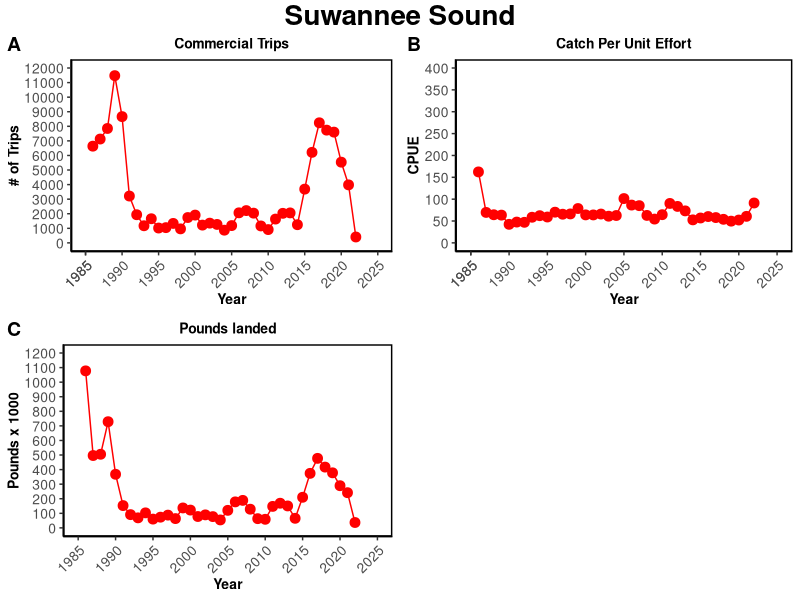
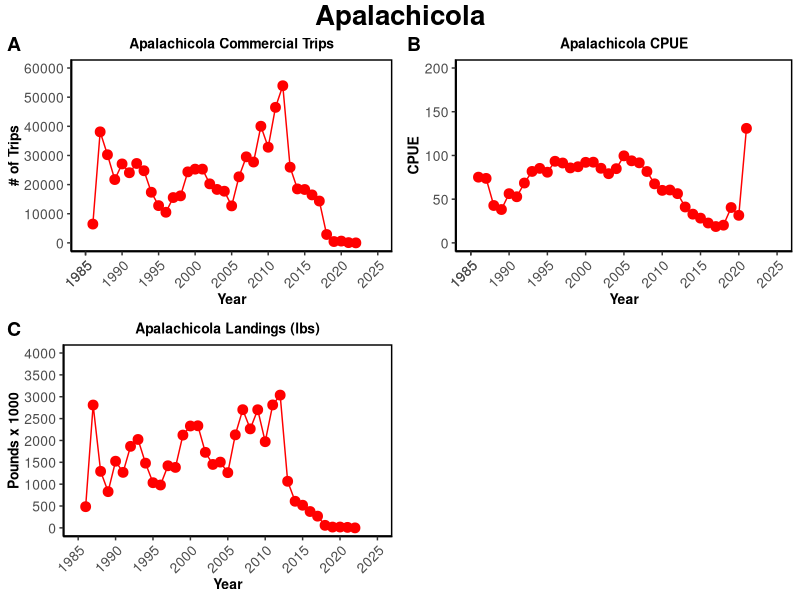
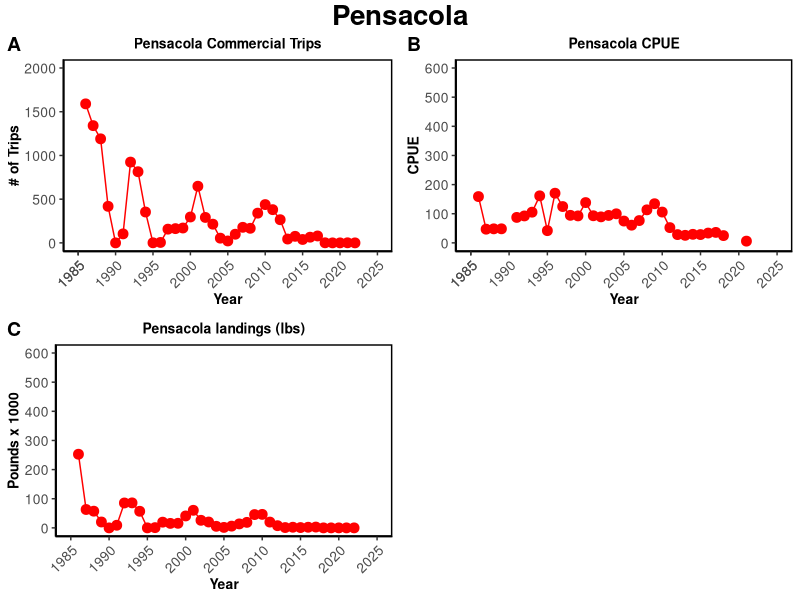
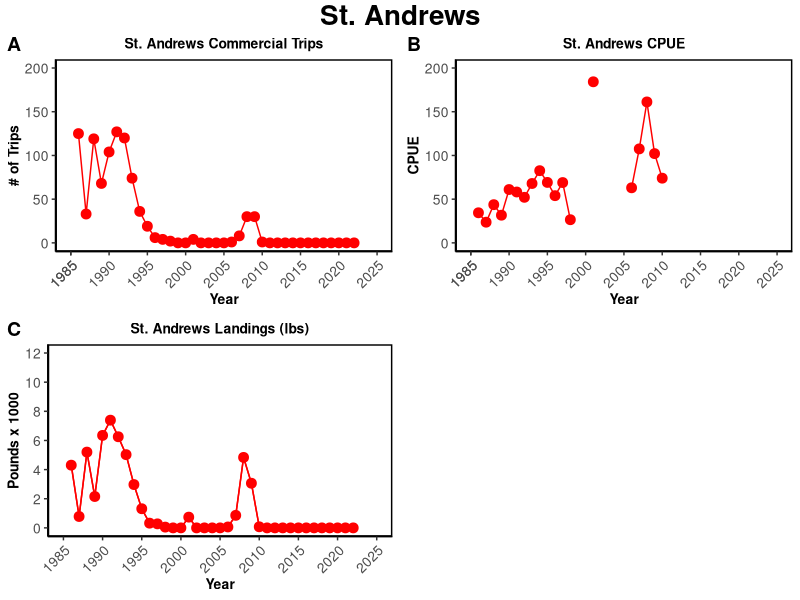
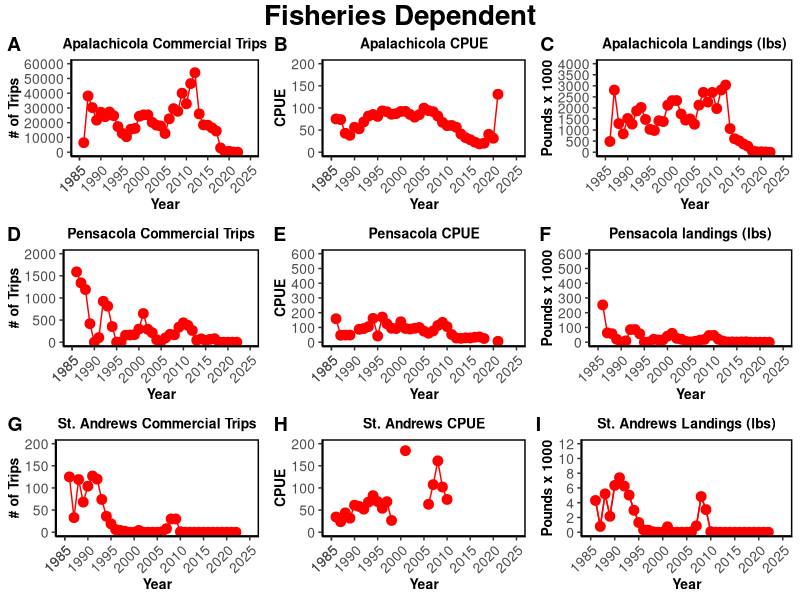
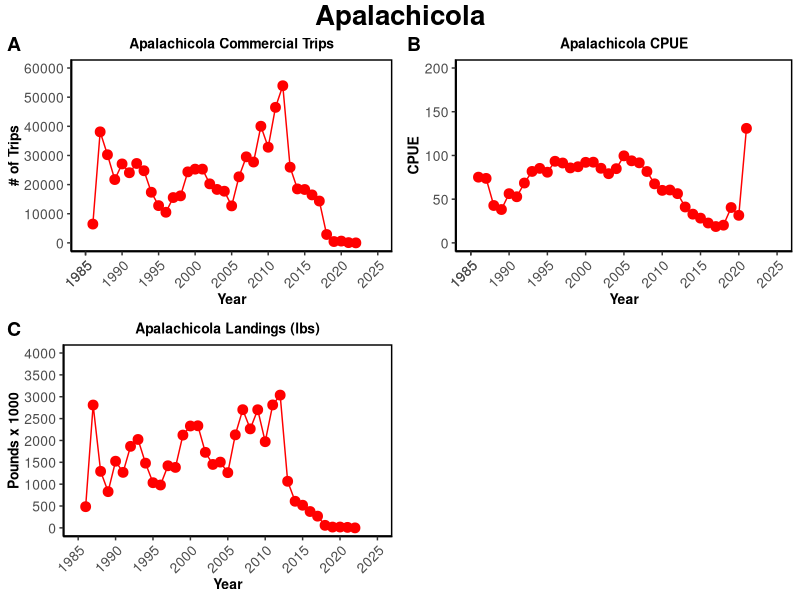
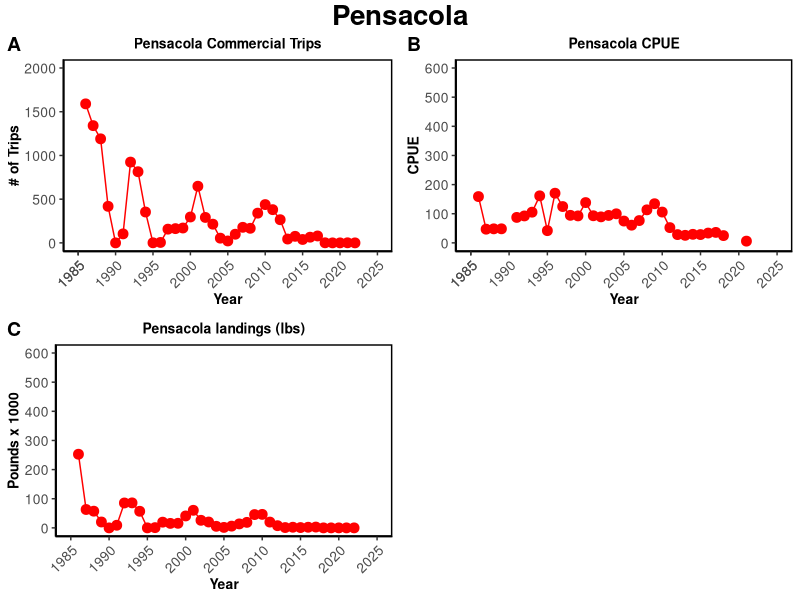
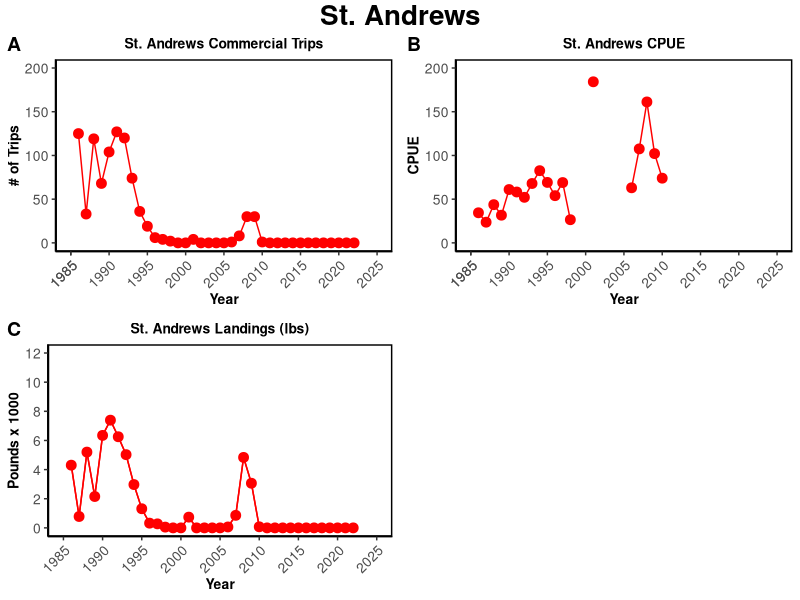

Reproduce these figures in R, in order.
### Conversions for oyster landings data ###
# Goal - to get the volume of shell removed each year based off of the landings data
# to do this we must somehow convert the meat weight provided in the landings data to the volume of shell
# we can do this by
# meat weight --> # of bushels --> # of oysters --> meat weight per oyster --> pounds to grams --> dry weight --> height --> volume per oyster --> total volume

## Harvest Areas of interest and the counties used to represent them ##
#Suwannee = Dixie and Levy
#Apalachicola = Gulf and Franklin
#Pensacola = Santa Rosa and Escambia
#Choctawhatchee/St. Andrew = Ocaloosa and Walton


setwd("~/Git/AB_DEP/Landings_threebay")

library(dplyr)
library(ggplot2)
library(ggpubr)

## reading in the landings data and cleaning it up to include only the counties we are interested in ##

post_1984 <- read.csv("oyster_landings_by_county_84to22.csv", header = TRUE)

pst2<- subset(post_1984, post_1984$Year > 1985)

post_1984 <- pst2

#post_1984 <- select(post_1984, Year, County_Landed, Pounds)

#Suwannee
Dixie <- filter(post_1984, County_Landed == "DIXIE")
Levy <- filter(post_1984, County_Landed == "LEVY")
Dixie <- select(Dixie, Year, Pounds, Trips, Average_Price, Estimated_Value)
Levy <- select(Levy, Year, Pounds, Trips, Average_Price, Estimated_Value)
colnames(Dixie) <- c("Year", "D.pounds","D.trips","D.avg_price","D.est.val") 
colnames(Levy) <- c("Year", "L.pounds","L.trips","L.avg_price","L.est.val") 
suw_counties <- full_join(Dixie, Levy, by = "Year")  # join the two together into one data frame so all the years are listed for each county so we can add them together later
Dixie1<-data.frame(Year=suw_counties$Year,   # separate the counties out again into their own data frames so we can add them together
                   pounds=suw_counties$D.pounds, 
                   trips=suw_counties$D.trips, 
                   avg_price=suw_counties$D.avg_price, 
                   est_val=suw_counties$D.est.val)
Levy1<-data.frame(Year=suw_counties$Year, 
                  pounds=suw_counties$L.pounds, 
                  trips=suw_counties$L.trips, 
                  avg_price=suw_counties$L.avg_price, 
                  est_val=suw_counties$L.est.val)
Levy1[is.na(Levy1)] <- 0 # replace NAs with 0 so we can add columns in the next step
Dixie1[is.na(Dixie1)] <- 0 # replace NAs with 0 so we can add columns in the next step
suw<-Dixie1+Levy1 # add Dixie and Levy data to consolidate into suwannee
suw$Year<-suw$Year/2 # fix the year

#Apalachicola
Gulf <- filter(post_1984, County_Landed == "GULF")
Franklin <- filter(post_1984, County_Landed == "FRANKLIN")
Gulf <- select(Gulf, Year, Pounds, Trips, Average_Price, Estimated_Value)
Franklin <- select(Franklin, Year, Pounds, Trips, Average_Price, Estimated_Value)
colnames(Gulf) <- c("Year", "G.pounds","G.trips","G.avg_price","G.est.val") 
colnames(Franklin) <- c("Year", "F.pounds","F.trips","F.avg_price","F.est.val") 
apa_counties <- full_join(Gulf, Franklin, by = "Year")  # join the two together into one data frame so all the years are listed for each county so we can add them together later
Gulf1<-data.frame(Year=apa_counties$Year,   # separate the counties out again into their own data frames so we can add them together
                   pounds=apa_counties$G.pounds, 
                   trips=apa_counties$G.trips, 
                   avg_price=apa_counties$G.avg_price, 
                   est_val=apa_counties$G.est.val)
Franklin1<-data.frame(Year=apa_counties$Year, 
                  pounds=apa_counties$F.pounds, 
                  trips=apa_counties$F.trips, 
                  avg_price=apa_counties$F.avg_price, 
                  est_val=apa_counties$F.est.val)
Franklin1[is.na(Franklin1)] <- 0 # replace NAs with 0 so we can add columns in the next step
Gulf1[is.na(Gulf1)] <- 0 # replace NAs with 0 so we can add columns in the next step
apa<-Gulf1+Franklin1 # add Gulf and Franklin data to consolidate into apalachicola
apa$Year<-apa$Year/2 # fix the year

#Pensacola
Santa_Rosa <- filter(post_1984, County_Landed == "SANTA ROSA")
Escambia <- filter(post_1984, County_Landed == "ESCAMBIA")
Santa_Rosa <- select(Santa_Rosa, Year, Pounds, Trips, Average_Price, Estimated_Value)
Escambia <- select(Escambia, Year, Pounds, Trips, Average_Price, Estimated_Value)
colnames(Santa_Rosa) <- c("Year", "SR.pounds","SR.trips","SR.avg_price","SR.est.val") 
colnames(Escambia) <- c("Year", "E.pounds","E.trips","E.avg_price","E.est.val") 
pens_counties <- full_join(Santa_Rosa, Escambia, by = "Year")  # join the two together into one data frame so all the years are listed for each county so we can add them together later
Santa_Rosa1<-data.frame(Year=pens_counties$Year,   # separate the counties out again into their own data frames so we can add them together
                  pounds=pens_counties$SR.pounds, 
                  trips=pens_counties$SR.trips, 
                  avg_price=pens_counties$SR.avg_price, 
                  est_val=pens_counties$SR.est.val)
Escambia1<-data.frame(Year=pens_counties$Year, 
                      pounds=pens_counties$E.pounds, 
                      trips=pens_counties$E.trips, 
                      avg_price=pens_counties$E.avg_price, 
                      est_val=pens_counties$E.est.val)
Escambia1[is.na(Escambia1)] <- 0 # replace NAs with 0 so we can add columns in the next step
Santa_Rosa1[is.na(Santa_Rosa1)] <- 0 # replace NAs with 0 so we can add columns in the next step
pens<-Santa_Rosa1+Escambia1 # add Santa_Rosa and Escambia data to consolidate into pensacola
pens$Year<-pens$Year/2 # fix the year

#Choctawhatchee/St. Andrew
Okaloosa <- filter(post_1984, County_Landed == "OKALOOSA")
Walton <- filter(post_1984, County_Landed == "WALTON")
Okaloosa <- select(Okaloosa, Year, Pounds, Trips, Average_Price, Estimated_Value)
Walton <- select(Walton, Year, Pounds, Trips, Average_Price, Estimated_Value)
colnames(Okaloosa) <- c("Year", "O.pounds","O.trips","O.avg_price","O.est.val") 
colnames(Walton) <- c("Year", "W.pounds","W.trips","W.avg_price","W.est.val") 
choc_counties <- full_join(Okaloosa, Walton, by = "Year")  # join the two together into one data frame so all the years are listed for each county so we can add them together later
Okaloosa1<-data.frame(Year=choc_counties$Year,   # separate the counties out again into their own data frames so we can add them together
                  pounds=choc_counties$O.pounds, 
                  trips=choc_counties$O.trips, 
                  avg_price=choc_counties$O.avg_price, 
                  est_val=choc_counties$O.est.val)
Walton1<-data.frame(Year=choc_counties$Year, 
                      pounds=choc_counties$W.pounds, 
                      trips=choc_counties$W.trips, 
                      avg_price=choc_counties$W.avg_price, 
                      est_val=choc_counties$W.est.val)
Walton1[is.na(Walton1)] <- 0 # replace NAs with 0 so we can add columns in the next step
Okaloosa1[is.na(Okaloosa1)] <- 0 # replace NAs with 0 so we can add columns in the next step
choc<-Okaloosa1+Walton1 # add Okaloosa and Walton data to consolidate into choctawhatchee
choc$Year<-choc$Year/2 # fix the year



suw <- select(suw, Year, pounds, trips, avg_price, est_val)
apa <- select(apa, Year, pounds, trips, avg_price, est_val)
pens <- select(pens, Year, pounds, trips, avg_price, est_val)
choc <- select(choc, Year, pounds, trips, avg_price, est_val)


colnames(suw) <- c("Year", "suw.pounds","suw.trips","suw.avg_price","suw.est.val") 
colnames(apa) <- c("Year", "apa.pounds","apa.trips","apa.avg_price","apa.est.val") 
colnames(pens) <- c("Year", "pens.pounds","pens.trips","pens.avg_price","pens.est.val") 
colnames(choc) <- c("Year", "choc.pounds","choc.trips","choc.avg_price","choc.est.val") 


landings_84to22 <- full_join(suw, apa, by = "Year")
landings_84to22 <- full_join(landings_84to22, pens, by="Year")
landings_84to22 <- full_join(landings_84to22, choc, by="Year") # this is the cleaned landings data we will use

## Now we start the conversions

# converting the meat weight from the landings data to the number of bushels
landings_84to22$suw.bushels<-landings_84to22$suw.pounds/6.5625  #from FWC conversion factors
landings_84to22$apa.bushels<-landings_84to22$apa.pounds/6.5625
landings_84to22$pens.bushels<-landings_84to22$pens.pounds/6.5625
landings_84to22$choc.bushels<-landings_84to22$choc.pounds/6.5625

#converting the # of bushels to the # of oysters
landings_84to22$suw.count<-landings_84to22$suw.bushels*225  #from Berrigan paper
landings_84to22$apa.count<-landings_84to22$apa.bushels*225
landings_84to22$pens.count<-landings_84to22$pens.bushels*225
landings_84to22$choc.count<-landings_84to22$choc.bushels*225

#converting from # of oysters to meat weight per oyster
landings_84to22$suw.ind_wt<-landings_84to22$suw.pounds/landings_84to22$suw.count
landings_84to22$apa.ind_wt<-landings_84to22$apa.pounds/landings_84to22$apa.count
landings_84to22$pens.ind_wt<-landings_84to22$pens.pounds/landings_84to22$pens.count
landings_84to22$choc.ind_wt<-landings_84to22$choc.pounds/landings_84to22$choc.count

#convert from pounds to grams
landings_84to22$suw.grams<-landings_84to22$suw.ind_wt*453.592
landings_84to22$apa.grams<-landings_84to22$apa.ind_wt*453.592
landings_84to22$pens.grams<-landings_84to22$pens.ind_wt*453.592
landings_84to22$choc.grams<-landings_84to22$choc.ind_wt*453.592

#for later use
land<-landings_84to22


#### using the minimum harvest size height (75mm)

#converting from height to volume
land$logvol_suw_2<-75*0.034867+0.928140 #from Hajovsky et al
land$vol_suw_2<-exp(land$logvol_suw_2)
land$logvol_apa_2<-75*0.034867+0.928140
land$vol_apa_2<-exp(land$logvol_apa_2)
land$logvol_pens_2<-75*0.034867+0.928140
land$vol_pens_2<-exp(land$logvol_pens_2)
land$logvol_choc_2<-75*0.034867+0.928140
land$vol_choc_2<-exp(land$logvol_choc_2)

#convert from individual oyster volume to total volume per county per year
land$tot_vol_S_2<-land$vol_suw_2*land$suw.count
land$tot_vol_A_2<-land$vol_apa_2*land$apa.count
land$tot_vol_P_2<-land$vol_pens_2*land$pens.count
land$tot_vol_C_2<-land$vol_choc_2*land$choc.count

#convert from mL to meters cubed
land$Vol_S_m3_2<-land$tot_vol_S_2*0.000001
land$Vol_A_m3_2<-land$tot_vol_A_2*0.000001
land$Vol_P_m3_2<-land$tot_vol_P_2*0.000001
land$Vol_C_m3_2<-land$tot_vol_C_2*0.000001

#calculating the number of lone cabbages
LC<-16000/1.308 #yards to meters
land[is.na(land)] = 0
land$num_LC_suw<-land$Vol_S_m3_2/LC
land$num_LC_apa<-land$Vol_A_m3_2/LC
land$num_LC_pens<-land$Vol_P_m3_2/LC
land$num_LC_choc<-land$Vol_C_m3_2/LC

# Calculate CPUE, this is catch/trips
land$suw.CPUE<-land$suw.pounds/land$suw.trips
land$apa.CPUE<-land$apa.pounds/land$apa.trips
land$pens.CPUE<-land$pens.pounds/land$pens.trips
land$choc.CPUE<-land$choc.pounds/land$choc.trips


#plots

names(land)



d1 <- land %>% 
  dplyr::select(Year, suw.pounds,suw.trips,suw.avg_price,suw.CPUE,Vol_S_m3_2)

names(d1) <- c("Year", "suw.pounds","suw.trips","suw.price","suw.cpue","suw.removed" )
  
names(d1)


#### Plots for Suwannee Sound ####
#number of cubic meters removed from suwannee sound
s1<-ggplot(data = d1, aes(x = Year, y = suw.removed)) +
  geom_point(colour ="red", size=3) +   geom_line(colour ="red")+
  theme_classic()+
  scale_x_continuous(limits=c(1985,2025),breaks=c(1985, 1985, 1990,
                                                  1995,2000, 2005, 2010,2015,2020, 2025)) +
  scale_y_continuous(limits=c(0,1400),breaks=c(0,200,400,600, 800, 1000, 1200, 1400))+
  theme(axis.text=element_text(size=10),
        axis.title=element_text(size=10),
        plot.title =element_text(size=10, hjust = 0.5),
        axis.text.x = element_text(angle = 45, hjust = 1),
        panel.border = element_rect(color = "black", size = 1, fill = NA, 
                                    linetype="solid")) +
  labs(title = "Shell Material Removed",
       y = "Cubic Meters Removed")


#number of trips in suwannee sound
s2<-ggplot(data = d1, aes(x = Year, y = suw.trips)) +
  
  geom_point(colour ="red", size=3) +   geom_line(colour ="red")+
  theme_classic()+
  scale_x_continuous(limits=c(1985,2025),breaks=c(1985, 1985, 1990,
                                                  1995,2000, 2005, 2010,2015,2020, 2025)) +
  scale_y_continuous(limits=c(0,12000),breaks=c(seq(0,12000, by= 1000))) +
  theme(axis.text=element_text(size=10),axis.title=element_text(size=10,
                                                                face="bold"),
        plot.title =element_text(size=10, face='bold', hjust = 0.5),
        axis.text.x = element_text(angle = 45, hjust = 1),
        panel.border = element_rect(color = "black", size = 1, fill = NA, 
                                    linetype="solid")) +
  labs(title = "Commercial Trips",
       y = "# of Trips")

# CPUE for Suwannee Sound
s3<-ggplot(data=d1, aes(x=Year, y=suw.cpue))+
  geom_point(colour ="red", size=3) +   geom_line(colour ="red")+
  theme_classic()+
  scale_x_continuous(limits=c(1985,2025),breaks=c(1985, 1985, 1990,1995,2000, 2005, 
                                                  2010,2015,2020,2025)) +
  scale_y_continuous(limits=c(0,400),breaks=c(0,50,100,150,200,250,300,350,400))+
  theme(axis.text=element_text(size=10),axis.title=element_text(size=10,
                                                                face="bold"),
        plot.title =element_text(size=10, face='bold', hjust = 0.5),
        axis.text.x = element_text(angle = 45, hjust = 1),
        panel.border = element_rect(color = "black", size = 1, fill = NA, 
                                    linetype="solid")) +
  labs(title = "Catch Per Unit Effort",
       y = "CPUE")

#landings in Suwannee sound
s4<-ggplot(data = d1, aes(x = Year, y = suw.pounds/1000)) +
    geom_point(colour ="red", size=3) +   geom_line(colour ="red")+
    theme_classic()+
    scale_x_continuous(limits=c(1985,2025),breaks=c(1985,1990, 1995, 2000, 2005, 
                                                    2010,2015,2020,2025)) +
    scale_y_continuous(limits=c(0,1200),breaks=c(0, 100, 200, 300, 400, 500, 600, 700, 
                                                   800, 900, 1000, 1100, 1200))+
    theme(axis.text=element_text(size=10),axis.title=element_text(size=10,
                                                                  face="bold"),
          plot.title =element_text(size=10, face='bold', hjust = 0.5),
          axis.text.x = element_text(angle = 45, hjust = 1),
          panel.border = element_rect(color = "black", size = 1, fill = NA, 
                                      linetype="solid")) +
    labs(title = "Pounds landed",
         y = "Pounds x 1000")

suw_fig<-ggarrange(s2,s3,s4, 
                    labels = c("A", "B", "C", "D"),
                    ncol = 2, nrow = 2)
annotate_figure(suw_fig,
                top = text_grob("Suwannee Sound", color = "black", face = "bold", size = 20))

#ggsave("suwannee_dependent.pdf", width = 10, height = 10)

#### Apalachicola ####
d2 <- land %>% 
  dplyr::select(Year, apa.pounds,apa.trips,apa.avg_price,apa.CPUE,Vol_A_m3_2)

names(d2) <- c("Year", "apa.pounds","apa.trips","apa.price","apa.cpue","apa.removed")

names(d2)

#### Plots for Apalachicola ####
#number of cubic meters removed from Apalachicola sound
a1<-ggplot(data = d2, aes(x = Year, y = apa.removed)) +
  geom_point(colour ="red", size=3) +   geom_line(colour ="red")+
  theme_classic()+
  scale_x_continuous(limits=c(1985,2025),breaks=c(1985,1985,1990,1995,2000,2005,2010,2015,2020,2025))+
  scale_y_continuous(limits=c(0,1400),breaks=c(0,200,400,600,800,1000,1200,1400))+
  theme(axis.text=element_text(size=10),
        axis.title=element_text(size=10),
        plot.title =element_text(size=10, hjust = 0.5),
        axis.text.x = element_text(angle = 45, hjust = 1),
        panel.border = element_rect(color = "black", size = 1, fill = NA, 
                                    linetype="solid")) +
  labs(title = "Shell Material Removed",
       y = "Cubic Meters Removed")


#number of trips in apalachicola
a2<-ggplot(data = d2, aes(x = Year, y = apa.trips)) +
  
  geom_point(colour ="red", size=3) +   geom_line(colour ="red")+
  theme_classic()+
  scale_x_continuous(limits=c(1985,2025),breaks=c(1985, 1985, 1990,
                                                  1995,2000, 2005, 2010,2015,2020, 2025)) +
  scale_y_continuous(limits=c(0,60000),breaks=c(0,10000,20000,30000,40000,50000, 60000)) +
  theme(axis.text=element_text(size=10),axis.title=element_text(size=10,
                                                                face="bold"),
        plot.title =element_text(size=10, face='bold', hjust = 0.5),
        axis.text.x = element_text(angle = 45, hjust = 1),
        panel.border = element_rect(color = "black", size = 1, fill = NA, 
                                    linetype="solid")) +
  labs(title = "Apalachicola Commercial Trips",
       y = "# of Trips")

# CPUE for Apalachicola
a3<-ggplot(data=d2, aes(x=Year, y=apa.cpue))+
  geom_point(colour ="red", size=3) +   geom_line(colour ="red")+
  theme_classic()+
  scale_x_continuous(limits=c(1985,2025),breaks=c(1985, 1985, 1990,1995,2000, 2005, 
                                                  2010,2015,2020,2025)) +
  scale_y_continuous(limits=c(0,200),breaks=c(0,50,100,150,200))+
  theme(axis.text=element_text(size=10),axis.title=element_text(size=10,
                                                                face="bold"),
        plot.title =element_text(size=10, face='bold', hjust = 0.5),
        axis.text.x = element_text(angle = 45, hjust = 1),
        panel.border = element_rect(color = "black", size = 1, fill = NA, 
                                    linetype="solid")) +
  labs(title = "Apalachicola CPUE",
       y = "CPUE")

#landings in Apalachicola
a4<-ggplot(data = d2, aes(x = Year, y = apa.pounds/1000)) +
  geom_point(colour ="red", size=3) +   geom_line(colour ="red")+
  theme_classic()+
  scale_x_continuous(limits=c(1985,2025),breaks=c(1985,1990, 1995, 2000, 2005, 
                                                  2010,2015,2020,2025)) +
  scale_y_continuous(limits=c(0,4000),breaks=c(0, 500, 1000, 1500, 2000, 2500, 3000, 3500, 
                                               4000))+
  theme(axis.text=element_text(size=10),axis.title=element_text(size=10,
                                                                face="bold"),
        plot.title =element_text(size=10, face='bold', hjust = 0.5),
        axis.text.x = element_text(angle = 45, hjust = 1),
        panel.border = element_rect(color = "black", size = 1, fill = NA, 
                                    linetype="solid")) +
  labs(title = "Apalachicola Landings (lbs)",
       y = "Pounds x 1000")

apa_fig<-ggarrange(a2,a3,a4, 
                   labels = c("A", "B", "C", "D"),
                   ncol = 2, nrow = 2)
annotate_figure(apa_fig,
                top = text_grob("Apalachicola", color = "black", face = "bold", size = 20))

ggsave("apalach_dependent.pdf", width = 10, height = 10)


#### Pensacola ####
#volume in meters cubed of shell material removed from Pensacola
d3 <- land %>% 
  dplyr::select(Year, pens.pounds,pens.trips,pens.avg_price,pens.CPUE,Vol_A_m3_2)

names(d3) <- c("Year", "pen.pounds","pen.trips","pen.price","pen.cpue","pen.removed")

#### Plots for pensacola ####
#number of cubic meters removed from pensacola sound
p1<-ggplot(data = d3, aes(x = Year, y = pen.removed)) +
  geom_point(colour ="red", size=3) +   geom_line(colour ="red")+
  theme_classic()+
  scale_x_continuous(limits=c(1985,2025),breaks=c(1985,1985,1990,1995,2000,2005,2010,2015,2020,2025))+
  scale_y_continuous(limits=c(0,4000),breaks=c(seq(0,4000, by= 500)))+
  theme(axis.text=element_text(size=10),
        axis.title=element_text(size=10),
        plot.title =element_text(size=10, hjust = 0.5),
        axis.text.x = element_text(angle = 45, hjust = 1),
        panel.border = element_rect(color = "black", size = 1, fill = NA, 
                                    linetype="solid")) +
  labs(title = "Shell Material Removed",
       y = "Cubic Meters Removed")

#number of trips in pensacola
p2<-ggplot(data = d3, aes(x = Year, y = pen.trips)) +
  
  geom_point(colour ="red", size=3) +   geom_line(colour ="red")+
  theme_classic()+
  scale_x_continuous(limits=c(1985,2025),breaks=c(1985, 1985, 1990,
                                                  1995,2000, 2005, 2010,2015,2020, 2025)) +
  scale_y_continuous(limits=c(0,2000),breaks=c(seq(0,2000, by= 500))) +
  theme(axis.text=element_text(size=10),axis.title=element_text(size=10,
                                                                face="bold"),
        plot.title =element_text(size=10, face='bold', hjust = 0.5),
        axis.text.x = element_text(angle = 45, hjust = 1),
        panel.border = element_rect(color = "black", size = 1, fill = NA, 
                                    linetype="solid")) +
  labs(title = "Pensacola Commercial Trips",
       y = "# of Trips")

# CPUE for pensacola
p3<-ggplot(data=d3, aes(x=Year, y=pen.cpue))+
  geom_point(colour ="red", size=3) +   geom_line(colour ="red")+
  theme_classic()+
  scale_x_continuous(limits=c(1985,2025),breaks=c(1985, 1985, 1990,1995,2000, 2005, 
                                                  2010,2015,2020,2025)) +
  scale_y_continuous(limits=c(0,600),breaks=c(seq(0,600, by= 100)))+
  theme(axis.text=element_text(size=10),axis.title=element_text(size=10,
                                                                face="bold"),
        plot.title =element_text(size=10, face='bold', hjust = 0.5),
        axis.text.x = element_text(angle = 45, hjust = 1),
        panel.border = element_rect(color = "black", size = 1, fill = NA, 
                                    linetype="solid")) +
  labs(title = "Pensacola CPUE",
       y = "CPUE")

#landings in pensacola
p4<-ggplot(data = d3, aes(x = Year, y = pen.pounds/1000)) +
  geom_point(colour ="red", size=3) +   geom_line(colour ="red")+
  theme_classic()+
  scale_x_continuous(limits=c(1985,2025),breaks=c(1985,1990, 1995, 2000, 2005, 
                                                  2010,2015,2020,2025)) +
  scale_y_continuous(limits=c(0,600),breaks=c(seq(0,600, by= 100)))+
  theme(axis.text=element_text(size=10),axis.title=element_text(size=10,
                                                                face="bold"),
        plot.title =element_text(size=10, face='bold', hjust = 0.5),
        axis.text.x = element_text(angle = 45, hjust = 1),
        panel.border = element_rect(color = "black", size = 1, fill = NA, 
                                    linetype="solid")) +
  labs(title = "Pensacola landings (lbs)",
       y = "Pounds x 1000")

pen_fig<-ggarrange(p2,p3,p4, 
                   labels = c("A", "B", "C", "D"),
                   ncol = 2, nrow = 2)
annotate_figure(pen_fig,
                top = text_grob("Pensacola", color = "black", face = "bold", size = 20))

ggsave("pensacola_dependent.pdf", width = 10, height = 10)


#### Choctawhatchee ####
d4 <- land %>% 
  dplyr::select(Year, choc.pounds,choc.trips,choc.avg_price,choc.CPUE,Vol_A_m3_2)

names(d4) <- c("Year", "choc.pounds","choc.trips","choc.price","choc.cpue","choc.removed")

#### Plots for St. Andrews ####
#number of cubic meters removed from St. Andrews sound
s1<-ggplot(data = d4, aes(x = Year, y = choc.removed)) +
  geom_point(colour ="red", size=3) +   geom_line(colour ="red")+
  theme_classic()+
  scale_x_continuous(limits=c(1985,2025),breaks=c(1985,1985,1990,1995,2000,2005,2010,2015,2020,2025))+
  scale_y_continuous(limits=c(0,4000),breaks=c(0,500,1000,1500,2000,2500,3000,3500,4000))+
  theme(axis.text=element_text(size=10),
        axis.title=element_text(size=10),
        plot.title =element_text(size=10, hjust = 0.5),
        axis.text.x = element_text(angle = 45, hjust = 1),
        panel.border = element_rect(color = "black", size = 1, fill = NA, 
                                    linetype="solid")) +
  labs(title = "Shell Material Removed",
       y = "Cubic Meters Removed")

#number of trips in St. Andrews
s2<-ggplot(data = d4, aes(x = Year, y = choc.trips)) +
  geom_point(colour ="red", size=3) +   geom_line(colour ="red")+
  theme_classic()+
  scale_x_continuous(limits=c(1985,2025),breaks=c(1985, 1985, 1990,
                                                  1995,2000, 2005, 2010,2015,2020, 2025)) +
  scale_y_continuous(limits=c(0,200),breaks=c(0,50,100,150,200)) +
  theme(axis.text=element_text(size=10),axis.title=element_text(size=10,
                                                                face="bold"),
        plot.title =element_text(size=10, face='bold', hjust = 0.5),
        axis.text.x = element_text(angle = 45, hjust = 1),
        panel.border = element_rect(color = "black", size = 1, fill = NA, 
                                    linetype="solid")) +
  labs(title = "St. Andrews Commercial Trips",
       y = "# of Trips")

# CPUE for St. Andrews
s3<-ggplot(data=d4, aes(x=Year, y=choc.cpue))+
  geom_point(colour ="red", size=3) +   geom_line(colour ="red")+
  theme_classic()+
  scale_x_continuous(limits=c(1985,2025),breaks=c(1985, 1985, 1990,1995,2000, 2005, 
                                                  2010,2015,2020,2025)) +
  scale_y_continuous(limits=c(0,200),breaks=c(0,50,100,150,200,250))+
  theme(axis.text=element_text(size=10),axis.title=element_text(size=10,
                                                                face="bold"),
        plot.title =element_text(size=10, face='bold', hjust = 0.5),
        axis.text.x = element_text(angle = 45, hjust = 1),
        panel.border = element_rect(color = "black", size = 1, fill = NA, 
                                    linetype="solid")) +
  labs(title = "St. Andrews CPUE",
       y = "CPUE")

#landings in St. Andrews
s4<-ggplot(data = d4, aes(x = Year, y = choc.pounds/1000)) +
  geom_point(colour ="red", size=3) +   geom_line(colour ="red")+
  geom_line(colour ="red")+
  theme_classic()+
  scale_x_continuous(limits=c(1985,2025),breaks=c(1985,1990, 1995, 2000, 2005, 
                                                  2010,2015,2020,2025)) +
  scale_y_continuous(limits=c(0,12),breaks=c(0, 2, 4, 6, 8, 10, 12))+
                       theme(axis.text=element_text(size=10),axis.title=element_text(size=10,
                                                                                     face="bold"),
                             plot.title =element_text(size=10, face='bold', hjust = 0.5),
                             axis.text.x = element_text(angle = 45, hjust = 1),
                             panel.border = element_rect(color = "black", size = 1, fill = NA, 
                                                         linetype="solid")) +
labs(title = "St. Andrews Landings (lbs)",
y = "Pounds x 1000")
                     
choc_fig<-ggarrange(s2,s3,s4, 
       labels = c("A", "B", "C", "D"),
       ncol = 2, nrow = 2)
   
annotate_figure(choc_fig,
                top = text_grob("St. Andrews", color = "black", face = "bold", size = 20))

ggsave("standrews_dependent.pdf", width = 10, height = 10)

######
#all arrange
all_fig<-ggarrange(a2,a3,a4,p2,p3,p4,s2,s3,s4, 
                    labels = c("A", "B", "C", "D", "E",
                               "F","G","H","I"),
                    ncol = 3, nrow = 3)

annotate_figure(all_fig,
                top = text_grob("Fisheries Dependent", color = "black", face = "bold", size = 20))

ggsave("all_dependent.png", width = 10, height = 10)
